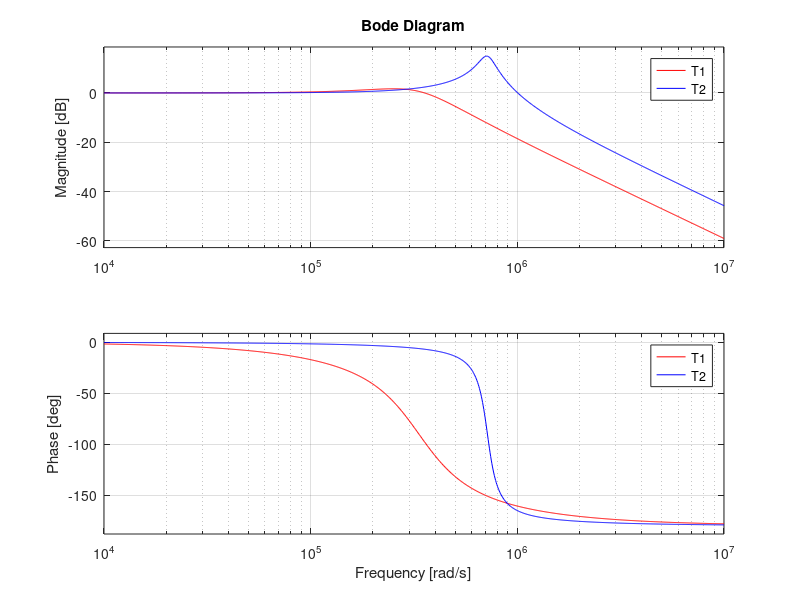

Here is the MATLAB script that generated this plot:
clear all;
close all;
num=1;
den1=[8.976*10.^(-12) 2.783*10.^(-6) 1];
den2=[1.948*10.^(-12) 2.502*10.^(-7) 1];
T1=tf(num,den1);
T2=tf(num,den2);
bode(T1,'red', T2, 'blue');
